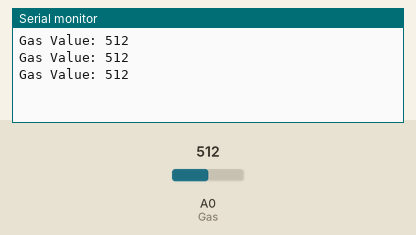
A sketch run on a simulated Arduino Uno, built with avr-gcc and run on an emulated ATmega328P. On the bench: the last lines printed to the serial monitor. Inputs (shaded band) come from the test bench; at power-on: A0 (Gas) = 512.

Above: at 1.3 s.
1.4 s: A0 (Gas) set to 716
At 1.9 s:
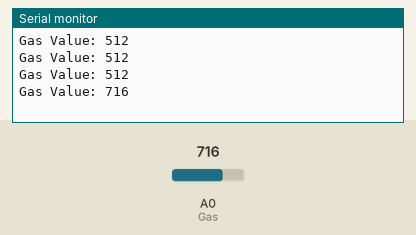
2.9 s: A0 (Gas) set to 900
At 3.4 s:
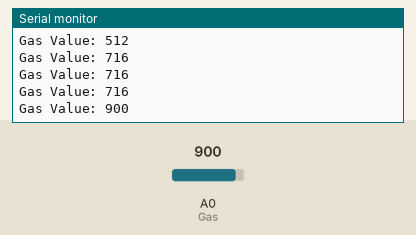
Timing chart, 0 to 5.9 s (numbered marks = the images above; inputs shaded):
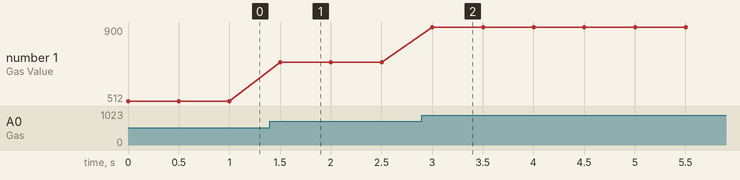

Measured:
- after the input at 1.4 s, the serial monitor: prints a new line after 0.10 s (image 1)
- after the input at 2.9 s, the serial monitor: prints a new line after 0.10 s (image 2)
- plotted number 1: 512 → 716 after the input at 1.4 s, 716 → 900 after the input at 2.9 s

The sketch:

Gas_Sensor.ino
```cpp
const int Gas = A0;

void setup() {
  Serial.begin(9600);
}

void loop() {
  int GasValue = analogRead(Gas);

  Serial.print("Gas Value: ");
  Serial.println(GasValue);

  delay(500);
}
```
